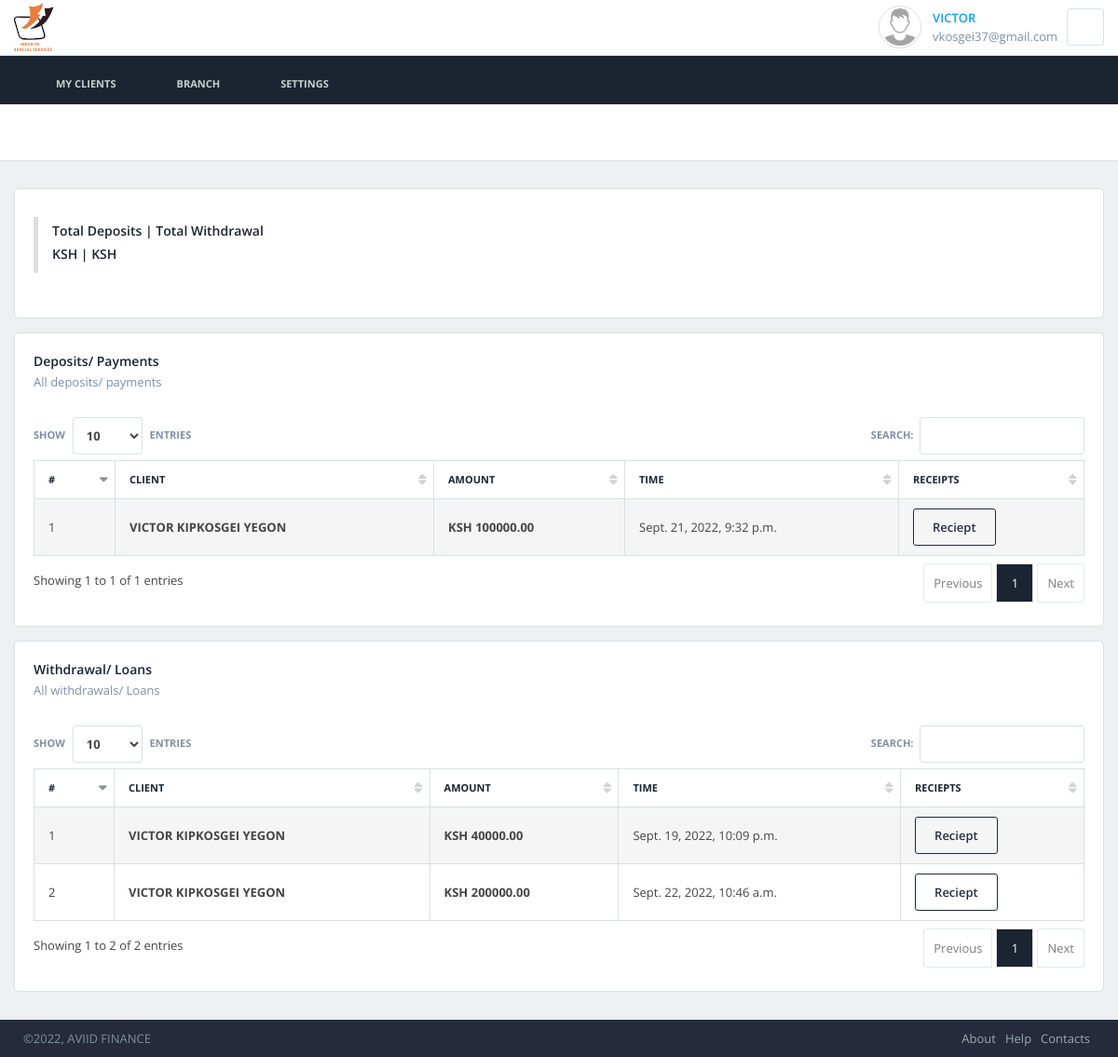
The page /clients/transaction_view/ (signed in) on the database its author committed.
### dashboard/models.py (models this page shows, shortened)
class User(AbstractUser):
    is_manager = models.BooleanField(default=False)
    is_teller = models.BooleanField(default=False)
    profile_pic = models.ImageField(
        upload_to='users/profile/', blank=True, null=True, validators=[validate_image_extension])

### clients/models.py (models this page shows, shortened)
class Deposit(models.Model):
    client = models.ForeignKey(
        Client, on_delete=models.CASCADE, related_name='deposits',)
    amount = models.DecimalField(max_digits=15, decimal_places=2, default=0, validators=[
                                 MinValueValidator(Decimal('10.00'))])
    transaction_time = models.DateTimeField(auto_now_add=True)

class Client(models.Model):
    account_name = models.CharField(max_length=200)
    account_number = models.CharField(max_length=16)
    mandate = models.TextField(blank=True)
    account_purpose = models.CharField(max_length=255, blank=True)
    is_saving_account = models.BooleanField(default=True)
    is_current_account = models.BooleanField(default=False)
    is_closed_account = models.BooleanField(default=False)
    is_active = models.BooleanField(default=True)
    account_photo = models.ImageField(
        upload_to='passort_pic/%y-%m-%d/', blank=True, null=True, validators=[validate_image_extension])
    account_balance = models.DecimalField(
        max_digits=15, decimal_places=2, default=0, validators=[
            MinValueValidator(Decimal('10.00'))])
    '''Personal information fields'''
    name = models.CharField(max_length=200)
    MARITAL_STATUS = (
        ('Married', 'Married'),
        ('Single', 'Single'),
        ('Divorced', 'Divorced'),
    )
    marital_status = models.CharField(max_length=20, choices=MARITAL_STATUS)
    GENDER = (
        ('Male', 'Male'),
        ('Female', 'Female'),
        ('Other', 'Other'),
    )
    gender = models.CharField(max_length=10, choices=GENDER)
    place_of_birth = models.CharField(max_length=100, null=True)
    date_of_birth = models.DateField(auto_now_add=False)
    nationality = models.CharField(max_length=200, default='Kenyan')
    hometown = models.CharField(max_length=200, null=True)
    county = models.CharField(max_length=200, null=True)
    mother_name = models.CharField(max_length=100)
    father_name = models.CharField(max_length=100)
    occupation = models.CharField(max_length=200, null=True)
    '''Contact details fields'''
    residential_address = models.CharField(max_length=255, null=True)
    residential_city = models.CharField(max_length=100, null=True)
    residential_county = models.CharField(max_length=200, null=True)
    residential_phone = models.CharField(
        validators=[phone_regex], max_length=15, null=True)
    RESIDENTAIL_STATUS = (
        ('Owned', 'Owned'),
        ('Rented', 'Rented'),
        ('Lodging', 'Lodging'),
        ('Family', 'Family'),
    )
    residential_status = models.CharField(
        max_length=20, choices=RESIDENTAIL_STATUS)
    NATIONAL_IDENTITY = (
        ('National Id Number', 'National Id Number'),
        ('Passport Number', 'Passport Number'),
    )
    national_identity = models.CharField(
        max_length=20, choices=NATIONAL_IDENTITY)
    id_number = models.CharField(max_length=20)
    id_issue_date = models.DateField(auto_now_add=False)
    id_expiry_date = models.DateField(auto_now_add=False)
    county_of_issue = models.CharField(max_length=150)
    email = models.EmailField(blank=True, null=True)
    ''' Employment detail fields'''
    EMPLOYMENT_TYPE = (
        ('Employed', 'Employed'),
        ('Self Employment', 'Self Employment'),
        ('Unemployed', 'Unemployed'),
        ('Retired', 'Retired'),
        ('Student', 'Student'),
    )
    employment_type = models.CharField(max_length=20, choices=EMPLOYMENT_TYPE)
    city_of_employment = models.CharField(max_length=100, null=True)
    region_of_employment = models.CharField(max_length=200, null=True)
    nature_of_business = models.CharField(max_length=200, null=True)
    ''' Next of kin fields'''
    next_of_kin_name = models.CharField(max_length=200, null=True)
    next_of_kin_contact = models.CharField(
        validators=[phone_regex], max_length=15, null=True)
    relation_with_next_of_kin = models.CharField(max_length=200, null=True)
    next_of_kin_residence = models.CharField(max_length=200, null=True)
    next_of_kin_region = models.CharField(max_length=200, null=True)
    '''Emergency contact detail fields'''
    emergency_contact_name = models.CharField(max_length=200, null=True)
    emergency_contact_phone = models.CharField(
        max_length=15, validators=[phone_regex], null=True)
    relationship_with_emergency_contact = models.CharField(
        max_length=200, null=True)
    emergency_contact_residence = models.CharField(max_length=200, null=True)
    emergency_contact_region = models.CharField(max_length=200, null=True)
    user = models.ForeignKey(User, on_delete=models.CASCADE)
    created_on = models.DateTimeField(auto_now_add=True)
    class Meta:
        verbose_name = 'Client'
        verbose_name_plural = 'Clients'

class Withdrawal(models.Model):
    client = models.ForeignKey(
        Client, on_delete=models.CASCADE, related_name='Withdrawals',)
    amount = models.DecimalField(decimal_places=2, max_digits=15, default=0, validators=[
                                 MinValueValidator(Decimal('10.00'))])
    transaction_time = models.DateTimeField(auto_now_add=True)

### clients/views.py (the view)
# urls.py: path('transaction_view/', views.transaction_view, name='transaction_view'),
@login_required
def transaction_view(request):
    deposits = Deposit.objects.all()
    withdrawals = Withdrawal.objects.all()
    total_deposits = Deposit.objects.filter(transaction_time=timezone.now().replace(
        month=1, hour=0, minute=0, second=0, microsecond=0)).aggregate(amount__sum=Sum('amount'))['amount__sum']
    total_withdrawals = Withdrawal.objects.filter(transaction_time=timezone.now().replace(
        month=1, hour=0, minute=0, second=0, microsecond=0)).aggregate(amount__sum=Sum('amount'))['amount__sum']
    context = {
        'deposits': deposits,
        'withdrawals': withdrawals,
        'total_deposits': total_deposits,
        'total_withdrawals': total_withdrawals
    }
    return render(request, 'transactions/list_form.html', context)

### clients/get_username.py (called while the page is built)
    def process_request(self, request):
        _requests[current_thread().ident] = request

    def process_response(self, request, response):
        _requests.pop(current_thread().ident, None)
        return response

### clients/templates/transactions/list_form.html
{% extends 'base_generic.html' %}
{% load static %}
{% block content %}
<div class="block block-condensed">
    <div class="app-heading app-heading-small">
        <div class="title">
            <blockquote><h1>Total Deposits | Total Withdrawal</h1>
            <h2>KSH {{ total_deposits|floatformat:2 }} | KSH {{ total_withdrawals|floatformat:2 }}</h2></blockquote>
        </div>
    </div>
</div>
<div class="block block-condensed">
    <div class="app-heading app-heading-small">
        <div class="title">
            <h2>Deposits/ Payments</h2>
            <p>All deposits/ payments</p>
        </div>
    </div>
    <div class="block-content">
        <table class="table table-striped table-bordered datatable-extended">
            <thead>
                <tr>
                    <th>#</th>
                    <th>Client</th>
                    <th>Amount</th>
                    <th>Time</th>
                    <th>Receipts</th>
                </tr>
            </thead>
            <tbody>
            	{% for deposit in deposits %}
                <tr>
                    <td>{{ deposit.id }}</td>
                    <td><strong>{{ deposit.client.account_name }}</td>
                    <td><strong>KSH {{ deposit.amount|floatformat:2}}</strong></td>
                    <td>{{ deposit.transaction_time }}</td>
                    <td>
                        <a href="{% url 'clients:print_client_deposit' deposit.pk %}" class="btn btn-primary btn-clean">Reciept</a>
                    </td>
                </tr>
                {% endfor %}
            </tbody>
        </table>
    </div>
</div>
<div class="block block-condensed">
    <div class="app-heading app-heading-small">
        <div class="title">
            <h2>Withdrawal/ Loans</h2>
            <p>All withdrawals/ Loans</p>
        </div>
    </div>
    <div class="block-content">
        <table class="table table-striped table-bordered datatable-extended">
            <thead>
                <tr>
                    <th>#</th>
                    <th>Client</th>
                    <th>Amount</th>
                    <th>Time</th>
                    <th>Reciepts</th>
                </tr>
            </thead>
            <tbody>
            	{% for withdraw in withdrawals %}
                <tr>
                    <td>{{ withdraw.id }}</td>
                    <td><strong>{{ withdraw.client.account_name }}</td>
                    <td><strong>KSH {{ withdraw.amount|floatformat:2}}</strong></td>
                    <td>{{ withdraw.transaction_time }}</td>
                    <td>
                        <a href="{% url 'clients:print_client_withdrawal' withdraw.pk %}" class="btn btn-primary btn-clean">Reciept</a>
                    </td>
                </tr>
                {% endfor %}
            </tbody>
        </table>
    </div>
</div>
{% endblock %}

### templates/base_generic.html (shortened to what this page needs)
{% load static %}
<!DOCTYPE html>
<html lang="en">
    <head>
        {% load bootstrap3 %}
		{% bootstrap_css %}
        <link rel="stylesheet" href="{% static 'css/styles.css' %}">
    </head>
    <body>
        <div class="app">
            <div class="app-container">
                {% block top_nav %}
                <div class="app-header">
                    <div class="container container-boxed">
                        <a href="/" class="app-header-logo app-header-logo-light app-header-logo-condensed">home</a>
                        <ul class="app-header-buttons pull-right">
                            <li>
                                {% if user.is_authenticated %}
                                <div class="contact contact-rounded contact-bordered contact-lg contact-ps-controls">
                                    {% if user.profile_pic %}
                                        <img src="{{ user.profile_pic.url }}" alt="{{ user.username }}" width="300px" height="40px">
                                    {% else %}
                                        <img src="{% static 'img/user/no-image.png' %}" alt="{{ user.username }}">
                                    {% endif %}
                                    <div class="contact-container">
                                        <a href="{% url 'dashboard:user_profile' %}">{{ user.username }}</a>
                                        <span>{{ user.email }}</span>
                                    </div>
                                    <div class="contact-controls">
                                        <div class="dropdown">
                                            <button type="button" class="btn btn-default btn-icon" data-toggle="dropdown"><span class="icon-cog"></span></button>
                                        </div>
                                    </div>
                                </div>
                                {% endif %}
                            </li>
                        </ul>
                    </div>
                </div>
                {% endblock %}
                <div class="app-content">
                	{% block bottom_nav %}
                    <div class="app-navigation-horizontal margin-bottom-15">
                        <div class="container container-boxed">
                            <nav>
                                <ul>
                                    <li>
                                        <a href="#"><span class="icon-earth"></span> My Clients</a>
                                    </li>
                                    <li>
                                        <a href="#"><span class="icon-sync"></span> Branch</a>
                                    </li>
                                    <li>
                                        <a href="#"><span class="icon-cog"></span> Settings</a>
                                    </li>
                                </ul>
                            </nav>
                        </div>
                    </div>
                    {% endblock %}
                    <div class="container container-boxed">
                        {% block content %}
                        {% endblock %}
                    </div>
                </div>
            </div>
            <div class="app-footer app-footer-default" id="footer">
                <div class="container container-boxed">
                    <div class="app-footer-line">
                        <div class="copyright">&copy;2022, AVIID FINANCE</div>
                        <div class="pull-right">
                            <ul class="list-inline">
                                <li><a href="#">About</a></li>
                                <li><a href="#">Help</a></li>
                                <li><a href="#">Contacts</a></li>
                            </ul>
                        </div>
                    </div>
                </div>
            </div>
        </div>
    </body>
</html>

### templates/scripts_base.html (shortened to what this page needs)
{% load static %}

### rows shown on the page
User: username "VICTOR", email "vkosgei37@gmail.com"
Deposit: id "1", client.account_name "VICTOR KIPKOSGEI YEGON", amount "100000.00", transaction_time "Sept. 21, 2022, 9:32 p.m."
Withdrawal: id "1", client.account_name "VICTOR KIPKOSGEI YEGON", amount "40000.00", transaction_time "Sept. 19, 2022, 10:09 p.m."
Withdrawal: id "2", client.account_name "VICTOR KIPKOSGEI YEGON", amount "200000.00", transaction_time "Sept. 22, 2022, 10:46 a.m."
